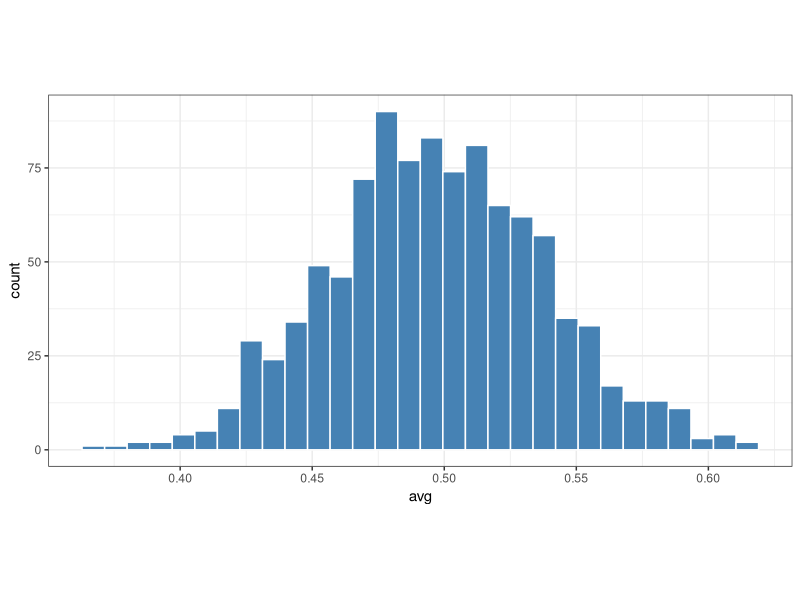
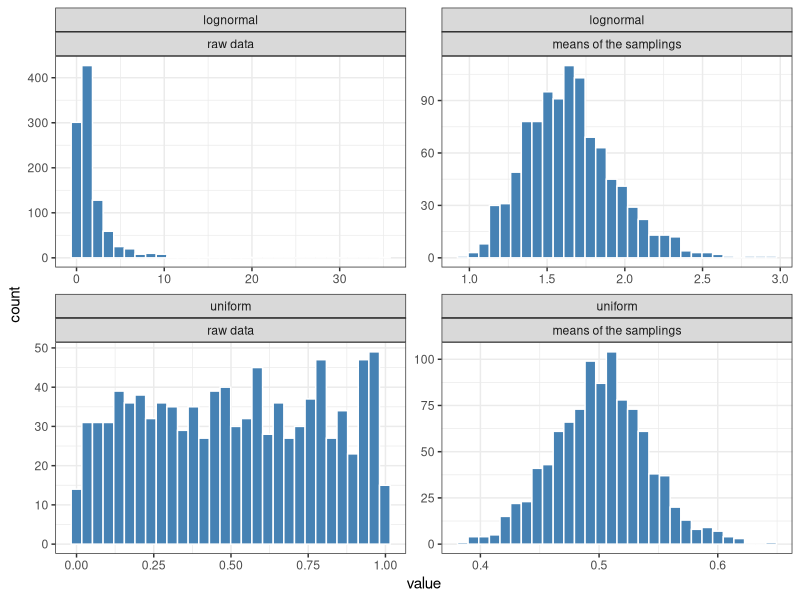

Reproduce these figures in R, in order.
## ---- chunk 1
knitr::opts_chunk$set(echo = TRUE, message = FALSE, warning = FALSE)
set.seed(123)
## ---- chunk 2
## consider for example
a <- 10
b <- sqrt(log(a + 2)) ## a trivial nested function: it has to be read from the inside out ...

## with the pipe I can write the same thing as a sequence of steps
b1 <- (a + 2) |>   ## take a + 2
  log() |>         ## take the log
  sqrt()           ## take the square root

identical(b, b1)
## ---- chunk 3
mtcars |>
  lm(mpg ~ wt, data = _) |>   ## the data go to the "data" argument
  coef()
## ---- chunk 4
library(tidyverse)

## here I create a dummy table
my_first_tibble <- tibble(names = c("One", "Two"),
                          counts = c(1, 2))

my_first_tibble
## ---- chunk 5
## a dummy matrix, just as an example
a_matrix <- matrix(1:4, nrow = 2)

## base R way: a 2 element list, one matrix for each row
my_first_tibble$tables <- list(a_matrix, a_matrix * 2)

## the same with the data carpentry machinery
my_first_tibble <- my_first_tibble |>
  mutate(other_tables = list(a_matrix, a_matrix * 3))

my_first_tibble
## ---- chunk 6
iris_tbl <- as_tibble(iris)

iris_tbl |>
  filter(Species != "setosa") |>            ## keep some rows
  select(Species, starts_with("Petal")) |>  ## keep some columns
  mutate(Petal.Ratio = Petal.Length / Petal.Width) |>  ## create a new column
  group_by(Species) |>                      ## split by group ...
  summarise(mean_ratio = mean(Petal.Ratio), ## ... and summarise each group
            n = n())
## ---- chunk 7
iris_long <- iris_tbl |>
  mutate(sample_id = row_number()) |>
  pivot_longer(cols = -c(sample_id, Species),
               names_to = "variable",
               values_to = "value")

iris_long

## and back
iris_long |>
  pivot_wider(names_from = variable, values_from = value)
## ---- chunk 8
## a function taking a number and returning its square
square <- function(x) {
  x^2
}

square(3)
## ---- chunk 9
my_first_tibble <- my_first_tibble |>
  mutate(determinant = map_dbl(tables, function(x) det(x)))

my_first_tibble
## ---- chunk 10
my_first_tibble |>
  mutate(det_1 = map_dbl(tables, function(x) det(x)),  ## a standard anonymous function
         det_2 = map_dbl(tables, \(x) det(x)),          ## the short form of base R (R >= 4.1)
         det_3 = map_dbl(tables, ~ det(.x))) |>          ## the purrr "formula" shortcut
  select(names, starts_with("det"))
## ---- chunk 11
map(1:3, square)      ## a list
map_dbl(1:3, square)  ## a numeric vector
## ---- chunk 12
my_samplings <- tibble(id = 1:1000)
## ---- chunk 13
my_samplings <- my_samplings |>
  mutate(sampling = map(id, \(x) runif(50)))

my_samplings
## ---- chunk 14
my_samplings <- my_samplings |>
  mutate(avg = map_dbl(sampling, mean))
## ---- chunk 15
my_samplings |>
  ggplot() +
  geom_histogram(aes(x = avg), fill = "steelblue", col = "white", bins = 30) +
  theme_bw() +
  theme(aspect.ratio = 0.5)
## ---- chunk 16
samplings <- tibble(distribution = c("uniform", "lognormal")) |>
  mutate(draw = list(\(n) runif(n), \(n) rlnorm(n))) |>              ## the sampling functions
  mutate(sampling = map(draw, \(f) map(1:1000, \(i) f(50)))) |>      ## 1000 samplings of 50 values
  unnest(sampling) |>                                               ## one row for each sampling
  mutate(avg = map_dbl(sampling, mean))                             ## the means

## the raw values of the first 20 samplings of each distribution ...
raw_data <- samplings |>
  slice_head(n = 20, by = distribution) |>
  unnest(sampling) |>
  transmute(distribution, what = "raw data", value = sampling)

## ... and the means
means <- samplings |>
  transmute(distribution, what = "means of the samplings", value = avg)

bind_rows(raw_data, means) |>
  mutate(what = fct_inorder(what)) |>
  ggplot() +
  geom_histogram(aes(x = value), fill = "steelblue", col = "white", bins = 30) +
  facet_wrap(distribution ~ what, scales = "free") +
  theme_bw()
